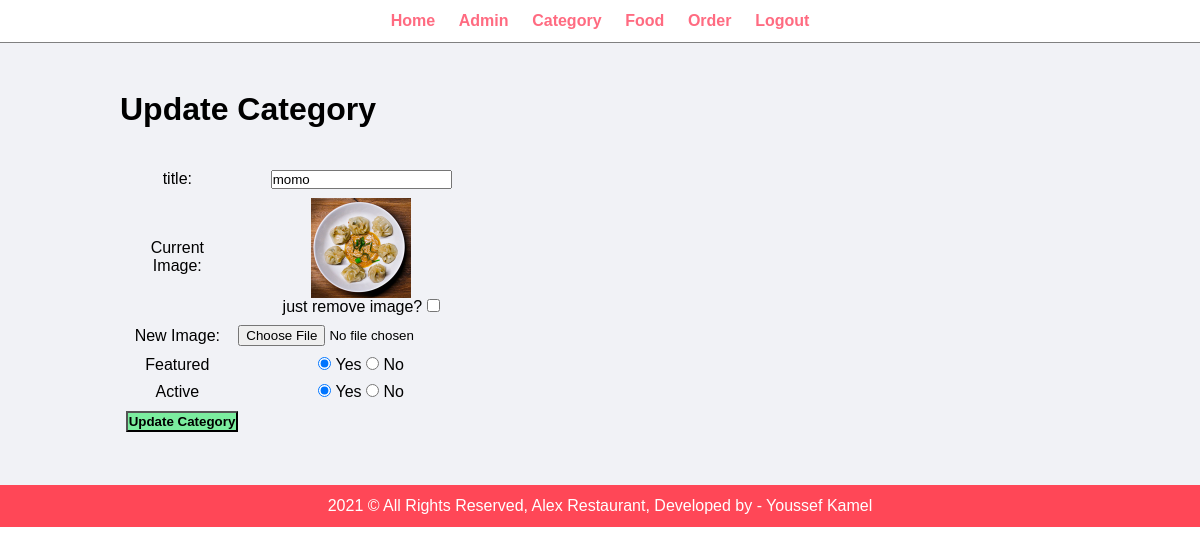
The page /admin/updateCategory.php?id=55 (signed in) on the database its author committed.
### tables this page shows
CREATE TABLE `category` (
  `id` int(11) NOT NULL,
  `title` varchar(100) NOT NULL,
  `image_name` varchar(100) NOT NULL,
  `featured` varchar(10) NOT NULL,
  `active` varchar(10) NOT NULL
);

### admin/updateCategory.php (the view, shortened to what this page needs)
<?php
include('includes/header.inc.php');
if (isset($_GET['id'])) {
    $id = $_GET['id'];
    $sql = "SELECT * FROM category WHERE id=$id";
    $res = mysqli_query($conn,$sql);
    $count = mysqli_num_rows($res);
    if ($count == 1) {
        $row = mysqli_fetch_assoc($res);
        $title = $row['title'];
        $current_image = $row['image_name'];
        $featured = $row['featured'];
        $active = $row['active'];
    } else {
        $_SESSION['no-category-found'] = "<div class ='error'>Category not found</div>";
        header('location:'.SITEURL.'admin/manageCategory.php');
    }
} else {
    header('location:'.SITEURL.'admin/manageCategory.php');
}
?>
<div class="main-content">
    <div class="wrapper">
        <h1>Update Category</h1>
        <br><br>
        <form action="" method="POST" enctype="multipart/form-data">
            <table class="tbl-30">
                <tr>
                    <td>title: </td>
                    <td>
                        <input type="text" name="title" value="<?php echo $title; ?>">
                    </td>
                </tr>
                <tr>
                    <td>Current Image: </td>
                    <td>
                        <?php
                            if ($current_image!="") {
                        ?>
                                <img src="<?php echo SITEURL.'images/category/'. $current_image ?>" alt="">
                                <br>
                                <label>just remove image?</label>
                                <input type="checkbox" name="remove_image" value="remove">
                                <?php
                            } else {
                                echo "<div class='error'>Image not added</div>";
                            }
                            ?>
                    </td>
                </tr>
                <tr>
                    <td>New Image: </td>
                    <td>
                        <input type="file" name="image">
                    </td>
                </tr>
                <tr>
                    <td>Featured</td>
                    <td>
                        <input <?php if($featured == "Yes"){ echo "checked";} ?> type="radio" name="featured" value="Yes"> Yes
                        <input <?php if($featured == "No"){ echo "checked";} ?> type="radio" name="featured" value="No"> No
                    </td>
                </tr>
                <tr>
                    <td>Active</td>
                    <td>
                        <input <?php if($active == "Yes"){ echo "checked";} ?> type="radio" name="active" value="Yes"> Yes
                        <input <?php if($active == "No"){ echo "checked";} ?> type="radio" name="active" value="No"> No
                    </td>
                </tr>
                <tr>
                    <td>
                        <input class="btn-secondary" type="submit" name="submit" value="Update Category">
                    </td>
                </tr>
            </table>
        </form>
    </div>
</div>
<?php
include('includes/footer.inc.php');
?>

### css/admin.css (style rules this page uses)
* { margin: 0; padding: 0; font-family: Arial, Helvetica, sans-serif; }
.wrapper { padding: 1%; width: 80%; margin: 0 auto; }
.tbl-30 { width: 30%; }
table tr td { text-align: center; padding: 1%; }
table tr td img { height: 100px; width: 100px; }
.btn-secondary { background-color: #7bed9f; text-decoration: none; color: black; padding: 1%; font-weight: bold; }
.main-content { background-color: #f1f2f6; padding: 3% 0; }

### rows shown on the page
category: title "momo", image_name (picture), featured "☑", active "☑"
